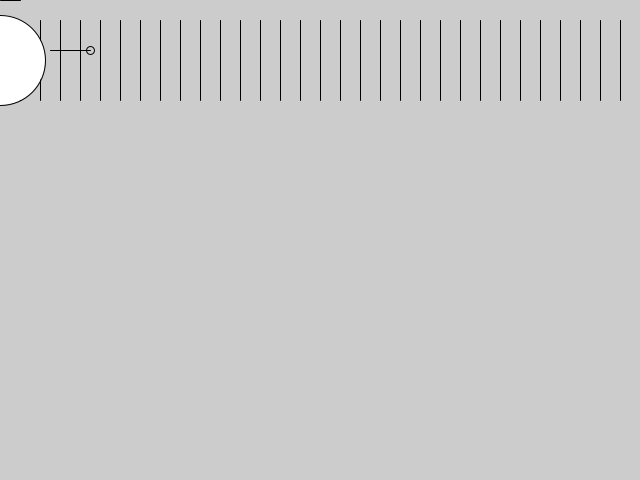
Frame 1 (no input)
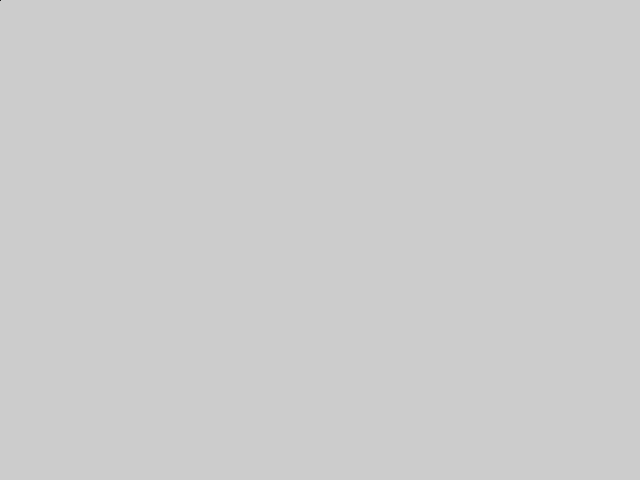
Frame 60 (the mouse pressed at the canvas centre just before this capture)
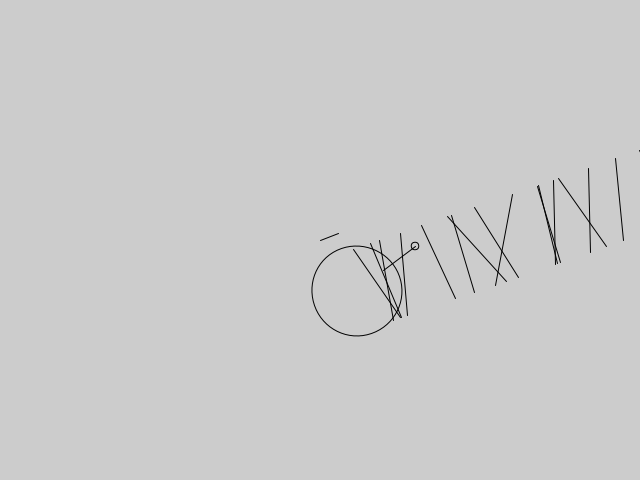
Frame 120 (the mouse held since frame 60 and released just before this capture)

The Processing sketch that drew these frames (run headless with seeded random() and noise(); from frame 60 on, the mouse is pressed at the canvas centre):

// Processing sketch: rotatetranslate
// ── rotatetranslate.pde
int t1=2000,t2=4000,timer=0;
float x=0,offsetX=width/2,offsetY=height/2,scale=40,angle=0,speed=0.05;

void setup(){
  size(640,480);
  smooth();
}

void draw(){
  background(204);
  if(timer<3000) translate(mouseX,mouseY);
  rotate(angle);//rotate->translate is different with translate->rotate
  line(0,0,20,0);
  for(int x=20;x<width;x+=20){
    float mx=mouseX/10;
    float ofA=random(-mx,mx),ofB=random(-mx,mx);
    line(x+ofA,20,x-ofB,100);
  }
  timer=millis();
  println(timer,frameRate);
  if(timer>t2) {
    x-=0.5;
  }
  else if(timer>t1) {
    x+=2;
  }
  ellipse(x,60,90,90);
  float a=offsetX+cos(angle)*scale;
  float b=offsetY+sin(angle)*scale;
  angle+=speed;
  noFill();
  ellipse(a,b,8,8);
  line(a,b,offsetX,offsetY);
}
